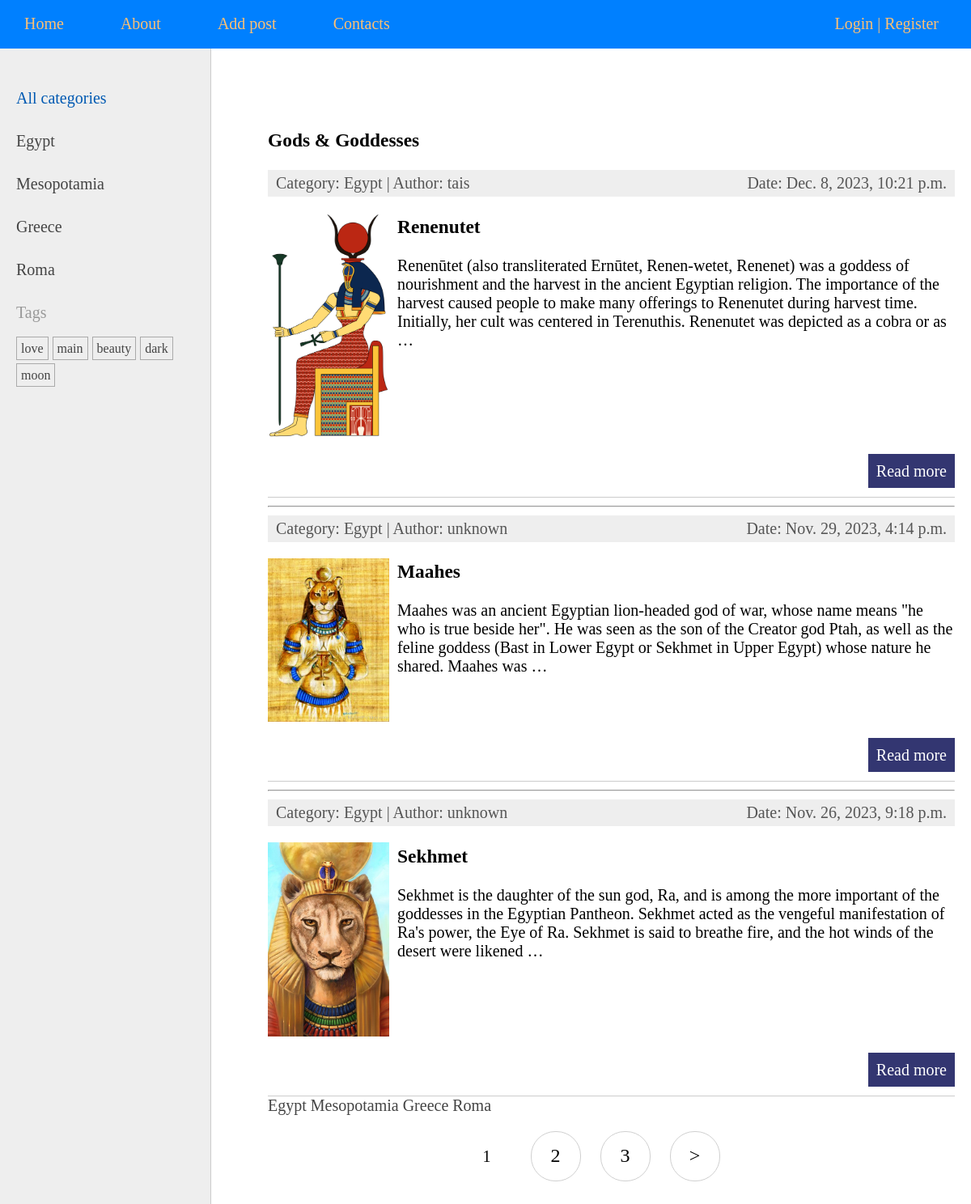
The page / on the database its author committed.
### goddesses/models.py (models this page shows, shortened)
class Category(models.Model):
    name = models.CharField(max_length=100, db_index=True)
    slug = models.SlugField(max_length=100, db_index=True, unique=True)
    def __str__(self):
        return self.name
    def get_absolute_url(self):
        return reverse('category', kwargs={'cat_slug': self.slug})
    class Meta:
        verbose_name = 'Category'
        verbose_name_plural = 'Categories'

class TagPost(models.Model):
    tag = models.CharField(max_length=100, db_index=True)
    slug = models.SlugField(max_length=100, db_index=True, unique=True)
    def get_absolute_url(self):
        return reverse('tag', kwargs={'tag_slug': self.slug})

class Goddesses(models.Model):
    class Status(models.IntegerChoices):
        DRAFT = 0, 'Draft'
        PUBLISHED = 1, 'Published'
    title = models.CharField(max_length=255)
    slug = models.SlugField(max_length=255, unique=True, db_index=True,
                            validators=[
                               MinLengthValidator(5, message='5 characters minimum')
                             ])
    image = models.ImageField(upload_to='photos', default=None, null=True, blank=True, verbose_name='Image')
    content = models.TextField(blank=True)
    time_create = models.DateTimeField(auto_now_add=True)
    time_update = models.DateTimeField(auto_now=True)
    is_published = models.BooleanField(choices=tuple(map(lambda x: (bool(x[0]), x[1]), Status.choices)),
                                       default=Status.DRAFT)
    cat = models.ForeignKey('Category', on_delete=models.PROTECT, related_name='deities')
    tags = models.ManyToManyField('TagPost', blank=True, related_name='post_tags')
    consort = models.OneToOneField('Consort', on_delete=models.SET_NULL, blank=True, null=True, related_name='consort')
    author = models.ForeignKey(get_user_model(), on_delete=models.SET_NULL, blank=True, related_name='author', null=True, default=None)
    objects = models.Manager()
    published = PublishedManager()
    class Meta:
        verbose_name = 'Deities'
        verbose_name_plural = 'Deities'
        ordering = ['-time_create']
        indexes = [
            models.Index(fields=['-time_create'])
        ]
    def get_absolute_url(self):
        return reverse('goddess', kwargs={'post_slug': self.slug})

### goddesses/views.py (the view)
# urls.py: path('', views.GodsHome.as_view(), name='home'),
class GodsHome(DataMixin, ListView):
    template_name = 'goddesses/index.html'
    context_object_name = 'posts'
    title_page = "Gods & Goddesses"
    cat_selected = 0
    def get_queryset(self):
        return Goddesses.published.all().select_related('cat')

### goddesses/models.py (called while the page is built)
    def get_queryset(self):
        return super().get_queryset().filter(is_published=Goddesses.Status.PUBLISHED)

### goddesses/templatetags/gods_tags.py (called while the page is built)
@register.inclusion_tag('goddesses/list_categories.html')
def show_categories(cat_selected=0):
    cats = Category.objects.all()
    return {'cats': cats, 'cat_selected': cat_selected}\

@register.inclusion_tag('goddesses/categories_down.html')
def show_categories_down(cat_selected=0):
    cats = Category.objects.all()
    return {'cats': cats, 'cat_selected': cat_selected}

@register.inclusion_tag('goddesses/tags.html')
def show_tags():
    return {'tags': TagPost.objects.all()}

### users/context_processors.py (called while the page is built)
def get_gods_context(request):
    return {'mainmenu': menu}

### goddesses/templates/goddesses/index.html (shortened to what this page needs)
{% extends 'base.html' %}
{% block content %}
     <h3>{{ title|capfirst }}</h3>
<ul class="list-articles">
     {% for post in posts %}
             <li>
                 <div class="article-panel">
                     <p class="first">Category: {{ post.cat }}
                     | Author: {{ post.author.username|default:'unknown' }} </p>
                     <p class="last">Date: {{ post.time_update }}</p>
                 </div>
                 {% if post.image %}
                    <p><img class="img-article-left thumb" src="{{post.image.url}}"></p>
                 {% endif %}
                  <h3> {{ post.title }} </h3>
                  <p> {{ post.content|truncatewords:50 }} </p>
                 <p class="link-read-post"> <a href="{{ post.get_absolute_url }}"> Read more </a></p>
             </li>
            {% if not forloop.last %}
                <hr>
             {% endif %}
     {% endfor %}
</ul>
{% include 'goddesses/includes/nav.html' %}
{% endblock %}
{% block navigation %}
{% if page_obj.has_other_pages %}
<nav class="list-pages">
    <ul>
        {% for p in paginator.page_range %}
        {% if page_obj.number == p %}
        <li class="page-num page-num-selected">{{ p }}</li>
        {% elif p >= page_obj.number|add:-2 and p <= page_obj.number|add:2 %}
        <li class="page-num">
            <a href="?page={{ p }}">{{ p }}</a>
        </li>
        {% endif %}
        {% endfor %}
        {% if page_obj.has_next %}
        <li class="page-num">
            <a href="?page={{ page_obj.next_page_number }}">&gt;</a>
        </li>
        {% endif %}
    </ul>
</nav>
{% endif %}
{% endblock %}

### templates/base.html (shortened to what this page needs)
{% load static %}
{% load gods_tags %}
<!DOCTYPE html>
<html lang="en">
<head>
    <link type="text/css" href="{% static 'goddesses/css/styles.css' %}" rel="stylesheet"/>
</head>
<body>
<table class="table-content" border=0 cellpadding="0" cellspacing="0">
    <tr>
        <td valign=top>
            {% block mainmenu %}
            <div class="header">
                <ul id="mainmenu" class="mainmenu">
                    <li><a href="{% url 'home' %}">Home</a></li>
                    {% for item in mainmenu  %}
                         <li>   <a href="{% url item.url_name %}"> {{ item.title }} </a>      </li>
                    {% endfor %}
                    {% if user.is_authenticated %}
                        <li class="last"> {{user.username}} | <a href="{% url 'users:logout' %}"> Logout </a> </li>
                    {% else %}
                        <li class="last"><a href="{% url 'users:login' %}"> Login </a> | <a href="#"> Register </a></li>
                    {% endif %}
                </ul>
            </div>
            {% endblock mainmenu %}
            <table class="table-content" border=0 cellpadding="0" cellspacing="0">
                <tr>
                    <td valign="top" class="left-chapters">
                        <ul id="leftchapters">
                            {% if cat_selected == 0 %}
                                <li class="selected">All categories</li>
                            {% else %}
                                <li><a href="{% url 'home' %}">All categories</a></li>
                            {% endif %}
                            {% show_categories cat_selected %}
                            <li>{% show_tags %}</li>
                        </ul>
                    </td>
                    <td valign="top" class="content">
                        <div class="content-text">
                            {% block content %}
                            {% endblock %}
                        </div>
                        {% block navigation %}
                        {% endblock %}
                    </td>
                </tr>
            </table>
        </td>
    </tr>
</table>
</body>
</html>

### goddesses/templates/goddesses/list_categories.html
{% for cat in cats %}
    {% if cat.id == cat_selected %}
        <li class="selected">{{ cat.name }}</li>
    {% else %}
        <li><a href="{{ cat.get_absolute_url }}">{{ cat.name }}</a></li>
    {% endif %}
{% endfor %}

### goddesses/templates/goddesses/tags.html
{% if tags %}
    <p>Tags</p>
    <ul class="tags-list">
        {% for tag in tags %}
        <li><a href="{{ tag.get_absolute_url }}">{{ tag.tag }}</a></li>
        {% endfor %}
    </ul>
{% endif %}

### goddesses/templates/goddesses/includes/nav.html
{% load gods_tags %}
<nav>
  {% show_categories_down cat_selected %}
</nav>

### goddesses/templates/goddesses/categories_down.html
{% load static %}
{% for cat in cats %}
    {% if cat.id == cat_selected %}
        <span style="color:#0059b2" class="selected">{{ cat.name }}</span>
    {% else %}
        <span><a style="color: #444;" href="{{ cat.get_absolute_url }}">{{ cat.name }}</a></span>
    {% endif %}
{% endfor %}

### goddesses/static/goddesses/css/styles.css (style rules this page uses)
html, body { font-family: 'Georgia'; margin: 0; padding: 0; height: 100%; width: 100%; color: #444; }
a { color: #0059b2; text-decoration: none; }
img { max-width: 600px; height: auto; }
img.img-article-left { max-width: 300px; height: auto; float: left; padding: 0 10px 10px 0; }
img.img-article-left.thumb { max-width: 150px; height: auto; }
p.link-read-post { text-align: right; }
p.link-read-post a { padding: 10px; min-width: 100px; background: #333671; color: #fff; text-decoration: none; }
div.article-panel { background: #eee; padding: 5px 10px 5px 10px; box-sizing: border-box; overflow: hidden; color: #555; }
div.article-panel p.first { margin: 0; float: left; }
div.article-panel p.last { margin: 0; float: right; }
ul.list-articles { list-style: none; margin: 0; padding: 0; }
ul.list-articles li { border-bottom: 1px solid #ccc; }
.header { background-color: #0080FF; height: 60px; }
ul.mainmenu { list-style: none; margin: 0; padding: 0; height: 60px; color: #fdc073; font-size: 20px; overflow: hidden; }
ul.mainmenu li { float: left; margin: 18px 40px 0 30px; }
ul.mainmenu li.last { float: right; }
ul.mainmenu li a { color: #fdc073; text-decoration: none; }
.table-content { width: 100%; min-height: 100%; height: 100%; }
.left-chapters { margin: 0; background: #eee; border-right: 1px solid #ccc; }
.left-chapters ul { width: 230px; margin: 0; padding: 20px 10px 10px 20px; list-style: none; font-size: 20px; }
.left-chapters ul li { margin: 30px 0 0 0; color: #999; }
.left-chapters ul li.selected { color: #0059b2; }
.left-chapters ul li a { color: #444; text-decoration: none; }
ul.tags-list { width: 100%; margin: 0; padding: 0; list-style: none; }
ul.tags-list li { margin: 0; padding: 0 0 10px; display: inline-block; }
ul.tags-list li a { padding: 5px; font-size: 16px; border: 1px solid #aaa; }
.content { padding: 40px 20px 20px 40px; width: 100%; box-sizing: border-box; }
.content-text { margin: 60px 0 0 30px; color: #000; font-size: 20px; font-family: Yandex Sans Display Light; }
.list-pages { text-align: center; margin: 0 0 20px 0; }
.list-pages ul { margin: 20px 0 0 0; padding: 0; list-style: none; }
.list-pages ul li { display: inline-block; margin: 0 20px 0 0; }
.list-pages a { color: #000; font-size: 24px; text-decoration: none; }
.list-pages .page-num, .page-num-selected { display: inline-block; width: 60px; height: 44px; padding: 16px 0 0 0; border: 1px solid #d0d0d0; border-radius: 30px; }
.list-pages .page-num-selected { border: none; color: #000; font-size: 20px; }

### rows shown on the page
Category: name "Egypt"
Category: name "Mesopotamia"
Category: name "Greece"
Category: name "Roma"
TagPost: tag "love"
TagPost: tag "main"
TagPost: tag "beauty"
TagPost: tag "dark"
TagPost: tag "moon"
Goddesses: cat "Egypt", author.username "tais", time_update "Dec. 8, 2023, 10:21 p.m.", image (picture), title "Renenutet", content "Renenūtet (also transliterated Ernūtet, Renen-wetet, Renenet) was a goddess of nourishment and the harvest in the ancient Egyptian religion. The importance of the harvest caused people to make many offerings to Renenutet during harvest time. Initially, her cult was centered in Terenuthis. Renenutet was depicted as a cobra or as …"
Goddesses: cat "Egypt", author.username "unknown", time_update "Nov. 29, 2023, 4:14 p.m.", image (picture), title "Maahes", content "Maahes was an ancient Egyptian lion-headed god of war, whose name means \"he who is true beside her\". He was seen as the son of the Creator god Ptah, as well as the feline goddess (Bast in Lower Egypt or Sekhmet in Upper Egypt) whose nature he shared. Maahes was …"
Goddesses: cat "Egypt", author.username "unknown", time_update "Nov. 26, 2023, 9:18 p.m.", image (picture), title "Sekhmet", content "Sekhmet is the daughter of the sun god, Ra, and is among the more important of the goddesses in the Egyptian Pantheon. Sekhmet acted as the vengeful manifestation of Ra's power, the Eye of Ra. Sekhmet is said to breathe fire, and the hot winds of the desert were likened …"

### other values the page prints
{{ item.title }} "About" "Add post" "Contacts"
{{ title|capfirst }} "Gods & Goddesses"
{{ p }} "1"
{{ p }} "2" "3"
